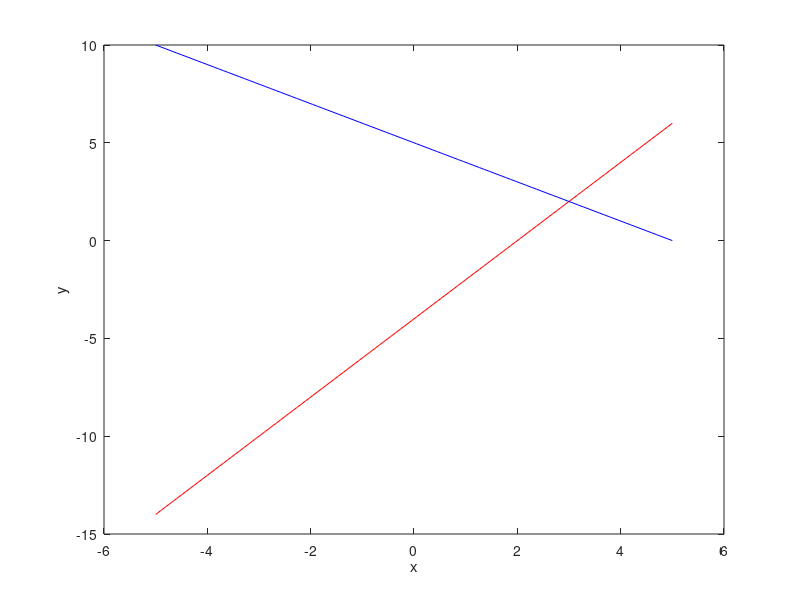

Reproduce this figure in MATLAB.
eq1=@(x) (2*x-4);
eq2=@(x) (-x+5);

x_values=linspace(-5,5,100);
y1_values=eq1(x_values);
y2_values=eq2(x_values);

plot(x_values,y1_values,'-r');
hold on;
plot(x_values,y2_values,'-b');

xlabel('x');
ylabel('y');

intersection_x=fzero(@(x) eq1(x)-eq2(x),0);
intersection_y=eq1(intersection_x);

plot(intersection_x,intersection_y,'-g');

hold off;